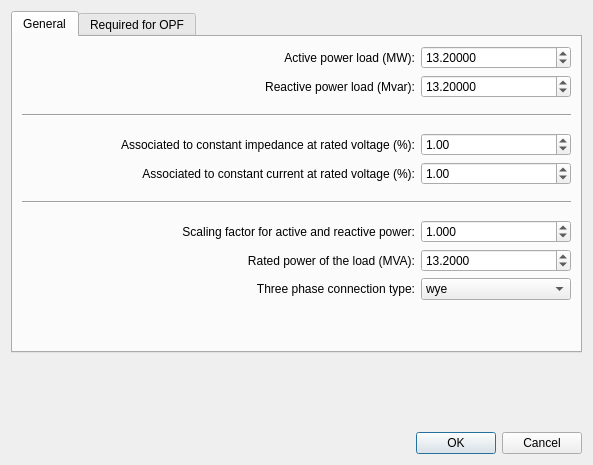
<?xml version="1.0" encoding="UTF-8"?>
<ui version="4.0">
 <class>Dialog</class>
 <widget class="QDialog" name="Dialog">
  <property name="geometry">
   <rect>
    <x>0</x>
    <y>0</y>
    <width>593</width>
    <height>465</height>
   </rect>
  </property>
  <property name="minimumSize">
   <size>
    <width>593</width>
    <height>465</height>
   </size>
  </property>
  <property name="maximumSize">
   <size>
    <width>593</width>
    <height>465</height>
   </size>
  </property>
  <property name="windowTitle">
   <string>Dialog</string>
  </property>
  <layout class="QVBoxLayout" name="verticalLayout">
   <item>
    <widget class="QTabWidget" name="tabWidget">
     <property name="currentIndex">
      <number>0</number>
     </property>
     <widget class="QWidget" name="tab">
      <attribute name="title">
       <string>General</string>
      </attribute>
      <layout class="QVBoxLayout" name="verticalLayout_3">
       <item>
        <layout class="QHBoxLayout" name="horizontalLayout">
         <item>
          <spacer name="horizontalSpacer">
           <property name="orientation">
            <enum>Qt::Horizontal</enum>
           </property>
           <property name="sizeHint" stdset="0">
            <size>
             <width>40</width>
             <height>20</height>
            </size>
           </property>
          </spacer>
         </item>
         <item>
          <widget class="QLabel" name="label">
           <property name="text">
            <string>Active power load (MW):</string>
           </property>
           <property name="alignment">
            <set>Qt::AlignRight|Qt::AlignTrailing|Qt::AlignVCenter</set>
           </property>
          </widget>
         </item>
         <item>
          <widget class="QDoubleSpinBox" name="p_mw">
           <property name="minimumSize">
            <size>
             <width>150</width>
             <height>0</height>
            </size>
           </property>
           <property name="decimals">
            <number>5</number>
           </property>
           <property name="minimum">
            <double>0.000100000000000</double>
           </property>
           <property name="maximum">
            <double>5000.000000000000000</double>
           </property>
           <property name="singleStep">
            <double>1.000000000000000</double>
           </property>
           <property name="value">
            <double>13.199999999999999</double>
           </property>
          </widget>
         </item>
        </layout>
       </item>
       <item>
        <layout class="QHBoxLayout" name="horizontalLayout_4">
         <item>
          <spacer name="horizontalSpacer_2">
           <property name="orientation">
            <enum>Qt::Horizontal</enum>
           </property>
           <property name="sizeHint" stdset="0">
            <size>
             <width>40</width>
             <height>20</height>
            </size>
           </property>
          </spacer>
         </item>
         <item>
          <widget class="QLabel" name="label_4">
           <property name="text">
            <string>Reactive power load (Mvar):</string>
           </property>
           <property name="alignment">
            <set>Qt::AlignRight|Qt::AlignTrailing|Qt::AlignVCenter</set>
           </property>
          </widget>
         </item>
         <item>
          <widget class="QDoubleSpinBox" name="q_mvar">
           <property name="minimumSize">
            <size>
             <width>150</width>
             <height>0</height>
            </size>
           </property>
           <property name="decimals">
            <number>5</number>
           </property>
           <property name="minimum">
            <double>0.000100000000000</double>
           </property>
           <property name="maximum">
            <double>100.000000000000000</double>
           </property>
           <property name="singleStep">
            <double>1.000000000000000</double>
           </property>
           <property name="value">
            <double>13.199999999999999</double>
           </property>
          </widget>
         </item>
        </layout>
       </item>
       <item>
        <spacer name="verticalSpacer_3">
         <property name="orientation">
          <enum>Qt::Vertical</enum>
         </property>
         <property name="sizeType">
          <enum>QSizePolicy::Fixed</enum>
         </property>
         <property name="sizeHint" stdset="0">
          <size>
           <width>20</width>
           <height>10</height>
          </size>
         </property>
        </spacer>
       </item>
       <item>
        <widget class="Line" name="line">
         <property name="orientation">
          <enum>Qt::Horizontal</enum>
         </property>
        </widget>
       </item>
       <item>
        <spacer name="verticalSpacer_4">
         <property name="orientation">
          <enum>Qt::Vertical</enum>
         </property>
         <property name="sizeType">
          <enum>QSizePolicy::Fixed</enum>
         </property>
         <property name="sizeHint" stdset="0">
          <size>
           <width>20</width>
           <height>10</height>
          </size>
         </property>
        </spacer>
       </item>
       <item>
        <layout class="QHBoxLayout" name="horizontalLayout_7">
         <item>
          <spacer name="horizontalSpacer_3">
           <property name="orientation">
            <enum>Qt::Horizontal</enum>
           </property>
           <property name="sizeHint" stdset="0">
            <size>
             <width>40</width>
             <height>20</height>
            </size>
           </property>
          </spacer>
         </item>
         <item>
          <widget class="QLabel" name="label_7">
           <property name="text">
            <string>Associated to constant impedance at rated voltage (%):</string>
           </property>
           <property name="alignment">
            <set>Qt::AlignRight|Qt::AlignTrailing|Qt::AlignVCenter</set>
           </property>
          </widget>
         </item>
         <item>
          <widget class="QDoubleSpinBox" name="const_z_percent">
           <property name="minimumSize">
            <size>
             <width>150</width>
             <height>0</height>
            </size>
           </property>
           <property name="decimals">
            <number>2</number>
           </property>
           <property name="minimum">
            <double>0.000000000000000</double>
           </property>
           <property name="maximum">
            <double>100.000000000000000</double>
           </property>
           <property name="singleStep">
            <double>10.000000000000000</double>
           </property>
           <property name="value">
            <double>1.000000000000000</double>
           </property>
          </widget>
         </item>
        </layout>
       </item>
       <item>
        <layout class="QHBoxLayout" name="horizontalLayout_8">
         <item>
          <spacer name="horizontalSpacer_4">
           <property name="orientation">
            <enum>Qt::Horizontal</enum>
           </property>
           <property name="sizeHint" stdset="0">
            <size>
             <width>40</width>
             <height>20</height>
            </size>
           </property>
          </spacer>
         </item>
         <item>
          <widget class="QLabel" name="label_8">
           <property name="text">
            <string>Associated to constant current at rated voltage (%):</string>
           </property>
           <property name="alignment">
            <set>Qt::AlignRight|Qt::AlignTrailing|Qt::AlignVCenter</set>
           </property>
          </widget>
         </item>
         <item>
          <widget class="QDoubleSpinBox" name="const_i_percent">
           <property name="minimumSize">
            <size>
             <width>150</width>
             <height>0</height>
            </size>
           </property>
           <property name="decimals">
            <number>2</number>
           </property>
           <property name="minimum">
            <double>0.000000000000000</double>
           </property>
           <property name="maximum">
            <double>100.000000000000000</double>
           </property>
           <property name="singleStep">
            <double>10.000000000000000</double>
           </property>
           <property name="value">
            <double>1.000000000000000</double>
           </property>
          </widget>
         </item>
        </layout>
       </item>
       <item>
        <spacer name="verticalSpacer_9">
         <property name="orientation">
          <enum>Qt::Vertical</enum>
         </property>
         <property name="sizeType">
          <enum>QSizePolicy::Fixed</enum>
         </property>
         <property name="sizeHint" stdset="0">
          <size>
           <width>20</width>
           <height>10</height>
          </size>
         </property>
        </spacer>
       </item>
       <item>
        <widget class="Line" name="line_4">
         <property name="orientation">
          <enum>Qt::Horizontal</enum>
         </property>
        </widget>
       </item>
       <item>
        <spacer name="verticalSpacer_10">
         <property name="orientation">
          <enum>Qt::Vertical</enum>
         </property>
         <property name="sizeType">
          <enum>QSizePolicy::Fixed</enum>
         </property>
         <property name="sizeHint" stdset="0">
          <size>
           <width>20</width>
           <height>10</height>
          </size>
         </property>
        </spacer>
       </item>
       <item>
        <layout class="QHBoxLayout" name="horizontalLayout_5">
         <item>
          <spacer name="horizontalSpacer_5">
           <property name="orientation">
            <enum>Qt::Horizontal</enum>
           </property>
           <property name="sizeHint" stdset="0">
            <size>
             <width>40</width>
             <height>20</height>
            </size>
           </property>
          </spacer>
         </item>
         <item>
          <widget class="QLabel" name="label_5">
           <property name="text">
            <string>Scaling factor for active and reactive power:</string>
           </property>
           <property name="alignment">
            <set>Qt::AlignRight|Qt::AlignTrailing|Qt::AlignVCenter</set>
           </property>
          </widget>
         </item>
         <item>
          <widget class="QDoubleSpinBox" name="scaling">
           <property name="minimumSize">
            <size>
             <width>150</width>
             <height>0</height>
            </size>
           </property>
           <property name="decimals">
            <number>3</number>
           </property>
           <property name="minimum">
            <double>0.000000000000000</double>
           </property>
           <property name="maximum">
            <double>2.000000000000000</double>
           </property>
           <property name="singleStep">
            <double>0.100000000000000</double>
           </property>
           <property name="value">
            <double>1.000000000000000</double>
           </property>
          </widget>
         </item>
        </layout>
       </item>
       <item>
        <layout class="QHBoxLayout" name="horizontalLayout_6">
         <item>
          <spacer name="horizontalSpacer_6">
           <property name="orientation">
            <enum>Qt::Horizontal</enum>
           </property>
           <property name="sizeHint" stdset="0">
            <size>
             <width>40</width>
             <height>20</height>
            </size>
           </property>
          </spacer>
         </item>
         <item>
          <widget class="QLabel" name="label_6">
           <property name="text">
            <string>Rated power of the load (MVA):</string>
           </property>
           <property name="alignment">
            <set>Qt::AlignRight|Qt::AlignTrailing|Qt::AlignVCenter</set>
           </property>
          </widget>
         </item>
         <item>
          <widget class="QDoubleSpinBox" name="sn_mva">
           <property name="minimumSize">
            <size>
             <width>150</width>
             <height>0</height>
            </size>
           </property>
           <property name="decimals">
            <number>4</number>
           </property>
           <property name="minimum">
            <double>0.000000000000000</double>
           </property>
           <property name="maximum">
            <double>5000.000000000000000</double>
           </property>
           <property name="singleStep">
            <double>1.000000000000000</double>
           </property>
           <property name="value">
            <double>13.199999999999999</double>
           </property>
          </widget>
         </item>
        </layout>
       </item>
       <item>
        <layout class="QHBoxLayout" name="horizontalLayout_26">
         <item>
          <spacer name="horizontalSpacer_7">
           <property name="orientation">
            <enum>Qt::Horizontal</enum>
           </property>
           <property name="sizeHint" stdset="0">
            <size>
             <width>40</width>
             <height>20</height>
            </size>
           </property>
          </spacer>
         </item>
         <item>
          <widget class="QLabel" name="label_25">
           <property name="text">
            <string>Three phase connection type:</string>
           </property>
           <property name="alignment">
            <set>Qt::AlignRight|Qt::AlignTrailing|Qt::AlignVCenter</set>
           </property>
          </widget>
         </item>
         <item>
          <widget class="QComboBox" name="type">
           <property name="minimumSize">
            <size>
             <width>150</width>
             <height>0</height>
            </size>
           </property>
           <item>
            <property name="text">
             <string>wye</string>
            </property>
           </item>
           <item>
            <property name="text">
             <string>delta</string>
            </property>
           </item>
          </widget>
         </item>
        </layout>
       </item>
       <item>
        <spacer name="verticalSpacer_11">
         <property name="orientation">
          <enum>Qt::Vertical</enum>
         </property>
         <property name="sizeHint" stdset="0">
          <size>
           <width>20</width>
           <height>40</height>
          </size>
         </property>
        </spacer>
       </item>
      </layout>
     </widget>
     <widget class="QWidget" name="tab_2">
      <attribute name="title">
       <string>Required for OPF</string>
      </attribute>
      <layout class="QVBoxLayout" name="verticalLayout_4">
       <item>
        <widget class="QCheckBox" name="controllable">
         <property name="text">
          <string>The load is controllable</string>
         </property>
        </widget>
       </item>
       <item>
        <spacer name="verticalSpacer_7">
         <property name="orientation">
          <enum>Qt::Vertical</enum>
         </property>
         <property name="sizeType">
          <enum>QSizePolicy::Fixed</enum>
         </property>
         <property name="sizeHint" stdset="0">
          <size>
           <width>20</width>
           <height>10</height>
          </size>
         </property>
        </spacer>
       </item>
       <item>
        <widget class="Line" name="line_3">
         <property name="orientation">
          <enum>Qt::Horizontal</enum>
         </property>
        </widget>
       </item>
       <item>
        <spacer name="verticalSpacer_8">
         <property name="orientation">
          <enum>Qt::Vertical</enum>
         </property>
         <property name="sizeType">
          <enum>QSizePolicy::Fixed</enum>
         </property>
         <property name="sizeHint" stdset="0">
          <size>
           <width>20</width>
           <height>10</height>
          </size>
         </property>
        </spacer>
       </item>
       <item>
        <layout class="QHBoxLayout" name="horizontalLayout_11">
         <item>
          <spacer name="horizontalSpacer_8">
           <property name="orientation">
            <enum>Qt::Horizontal</enum>
           </property>
           <property name="sizeHint" stdset="0">
            <size>
             <width>40</width>
             <height>20</height>
            </size>
           </property>
          </spacer>
         </item>
         <item>
          <widget class="QLabel" name="label_11">
           <property name="text">
            <string>Minimum active power (MW):</string>
           </property>
           <property name="alignment">
            <set>Qt::AlignRight|Qt::AlignTrailing|Qt::AlignVCenter</set>
           </property>
          </widget>
         </item>
         <item>
          <widget class="QDoubleSpinBox" name="min_p_mw">
           <property name="minimumSize">
            <size>
             <width>150</width>
             <height>0</height>
            </size>
           </property>
           <property name="decimals">
            <number>5</number>
           </property>
           <property name="minimum">
            <double>0.000000000000000</double>
           </property>
           <property name="maximum">
            <double>5000.000000000000000</double>
           </property>
           <property name="singleStep">
            <double>1.000000000000000</double>
           </property>
           <property name="value">
            <double>13.199999999999999</double>
           </property>
          </widget>
         </item>
        </layout>
       </item>
       <item>
        <layout class="QHBoxLayout" name="horizontalLayout_15">
         <item>
          <spacer name="horizontalSpacer_9">
           <property name="orientation">
            <enum>Qt::Horizontal</enum>
           </property>
           <property name="sizeHint" stdset="0">
            <size>
             <width>40</width>
             <height>20</height>
            </size>
           </property>
          </spacer>
         </item>
         <item>
          <widget class="QLabel" name="label_15">
           <property name="text">
            <string>Maximum active power (MW):</string>
           </property>
           <property name="alignment">
            <set>Qt::AlignRight|Qt::AlignTrailing|Qt::AlignVCenter</set>
           </property>
          </widget>
         </item>
         <item>
          <widget class="QDoubleSpinBox" name="max_p_mw">
           <property name="minimumSize">
            <size>
             <width>150</width>
             <height>0</height>
            </size>
           </property>
           <property name="decimals">
            <number>5</number>
           </property>
           <property name="minimum">
            <double>0.000000000000000</double>
           </property>
           <property name="maximum">
            <double>5000.000000000000000</double>
           </property>
           <property name="singleStep">
            <double>1.000000000000000</double>
           </property>
           <property name="value">
            <double>13.199999999999999</double>
           </property>
          </widget>
         </item>
        </layout>
       </item>
       <item>
        <spacer name="verticalSpacer_5">
         <property name="orientation">
          <enum>Qt::Vertical</enum>
         </property>
         <property name="sizeType">
          <enum>QSizePolicy::Fixed</enum>
         </property>
         <property name="sizeHint" stdset="0">
          <size>
           <width>20</width>
           <height>10</height>
          </size>
         </property>
        </spacer>
       </item>
       <item>
        <widget class="Line" name="line_2">
         <property name="orientation">
          <enum>Qt::Horizontal</enum>
         </property>
        </widget>
       </item>
       <item>
        <spacer name="verticalSpacer_6">
         <property name="orientation">
          <enum>Qt::Vertical</enum>
         </property>
         <property name="sizeType">
          <enum>QSizePolicy::Fixed</enum>
         </property>
         <property name="sizeHint" stdset="0">
          <size>
           <width>20</width>
           <height>10</height>
          </size>
         </property>
        </spacer>
       </item>
       <item>
        <layout class="QHBoxLayout" name="horizontalLayout_9">
         <item>
          <spacer name="horizontalSpacer_10">
           <property name="orientation">
            <enum>Qt::Horizontal</enum>
           </property>
           <property name="sizeHint" stdset="0">
            <size>
             <width>40</width>
             <height>20</height>
            </size>
           </property>
          </spacer>
         </item>
         <item>
          <widget class="QLabel" name="label_9">
           <property name="text">
            <string>Minimum reactive power (Mvar):</string>
           </property>
           <property name="alignment">
            <set>Qt::AlignRight|Qt::AlignTrailing|Qt::AlignVCenter</set>
           </property>
          </widget>
         </item>
         <item>
          <widget class="QDoubleSpinBox" name="min_q_mvar">
           <property name="minimumSize">
            <size>
             <width>150</width>
             <height>0</height>
            </size>
           </property>
           <property name="decimals">
            <number>5</number>
           </property>
           <property name="minimum">
            <double>-5000.000000000000000</double>
           </property>
           <property name="maximum">
            <double>5000.000000000000000</double>
           </property>
           <property name="singleStep">
            <double>1.000000000000000</double>
           </property>
           <property name="value">
            <double>13.199999999999999</double>
           </property>
          </widget>
         </item>
        </layout>
       </item>
       <item>
        <layout class="QHBoxLayout" name="horizontalLayout_12">
         <item>
          <spacer name="horizontalSpacer_11">
           <property name="orientation">
            <enum>Qt::Horizontal</enum>
           </property>
           <property name="sizeHint" stdset="0">
            <size>
             <width>40</width>
             <height>20</height>
            </size>
           </property>
          </spacer>
         </item>
         <item>
          <widget class="QLabel" name="label_12">
           <property name="text">
            <string>Maximum reactive power (Mvar):</string>
           </property>
           <property name="alignment">
            <set>Qt::AlignRight|Qt::AlignTrailing|Qt::AlignVCenter</set>
           </property>
          </widget>
         </item>
         <item>
          <widget class="QDoubleSpinBox" name="max_q_mvar">
           <property name="minimumSize">
            <size>
             <width>150</width>
             <height>0</height>
            </size>
           </property>
           <property name="decimals">
            <number>5</number>
           </property>
           <property name="minimum">
            <double>-5000.000000000000000</double>
           </property>
           <property name="maximum">
            <double>5000.000000000000000</double>
           </property>
           <property name="singleStep">
            <double>1.000000000000000</double>
           </property>
           <property name="value">
            <double>13.199999999999999</double>
           </property>
          </widget>
         </item>
        </layout>
       </item>
       <item>
        <spacer name="verticalSpacer_2">
         <property name="orientation">
          <enum>Qt::Vertical</enum>
         </property>
         <property name="sizeHint" stdset="0">
          <size>
           <width>20</width>
           <height>40</height>
          </size>
         </property>
        </spacer>
       </item>
      </layout>
     </widget>
    </widget>
   </item>
   <item>
    <spacer name="verticalSpacer">
     <property name="orientation">
      <enum>Qt::Vertical</enum>
     </property>
     <property name="sizeHint" stdset="0">
      <size>
       <width>20</width>
       <height>40</height>
      </size>
     </property>
    </spacer>
   </item>
   <item>
    <widget class="QDialogButtonBox" name="buttonBox">
     <property name="orientation">
      <enum>Qt::Horizontal</enum>
     </property>
     <property name="standardButtons">
      <set>QDialogButtonBox::Cancel|QDialogButtonBox::Ok</set>
     </property>
    </widget>
   </item>
  </layout>
 </widget>
 <resources/>
 <connections>
  <connection>
   <sender>buttonBox</sender>
   <signal>accepted()</signal>
   <receiver>Dialog</receiver>
   <slot>accept()</slot>
   <hints>
    <hint type="sourcelabel">
     <x>254</x>
     <y>518</y>
    </hint>
    <hint type="destinationlabel">
     <x>157</x>
     <y>274</y>
    </hint>
   </hints>
  </connection>
  <connection>
   <sender>buttonBox</sender>
   <signal>rejected()</signal>
   <receiver>Dialog</receiver>
   <slot>reject()</slot>
   <hints>
    <hint type="sourcelabel">
     <x>322</x>
     <y>518</y>
    </hint>
    <hint type="destinationlabel">
     <x>286</x>
     <y>274</y>
    </hint>
   </hints>
  </connection>
 </connections>
</ui>
